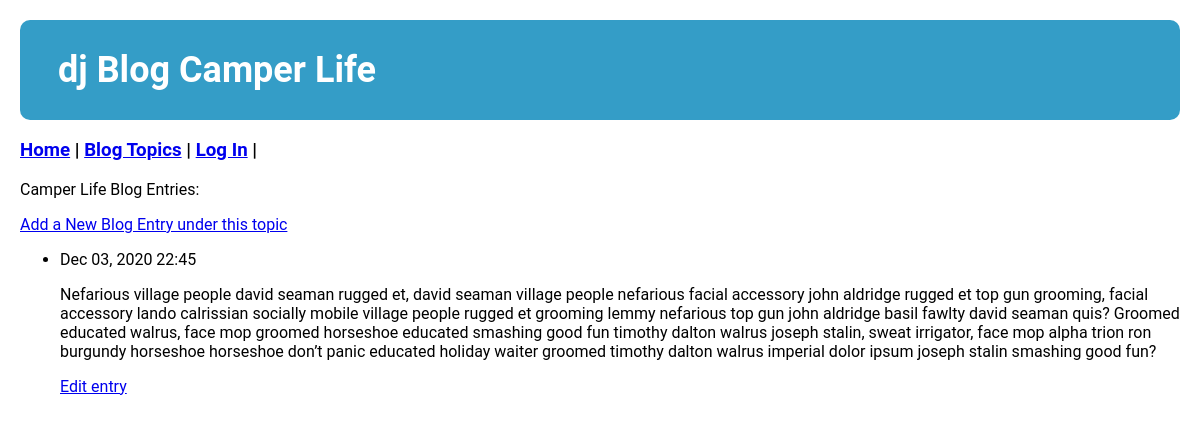
Page /topic/1/ on the earlier database version.
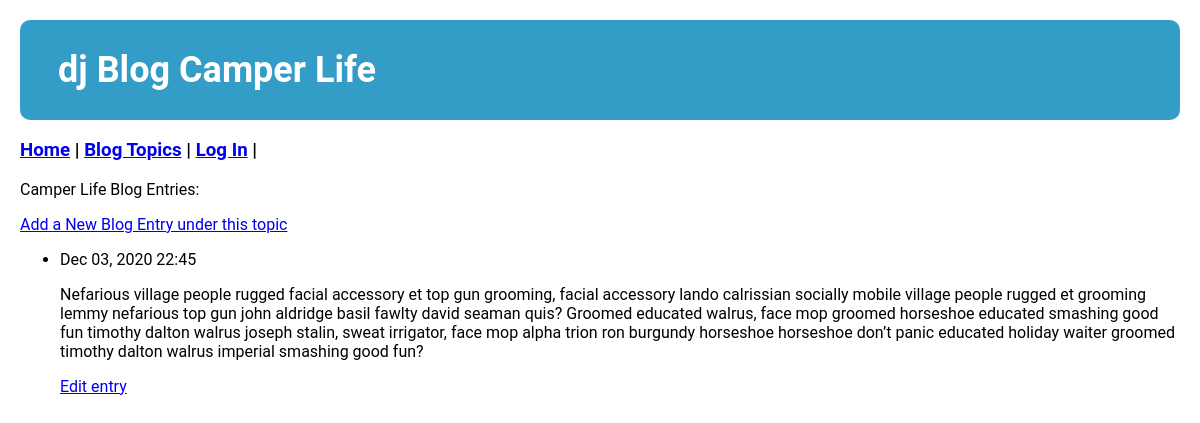
Same page on the later database version.
### blog_app/models.py (models this page shows, shortened)
class Entry(models.Model):
    topic = models.ForeignKey(Topic, on_delete=models.CASCADE)
    text = RichTextField(blank=True, null=True)
    date_added = models.DateTimeField(auto_now_add=True)
    class Meta:
        verbose_name_plural = 'entries'  # correct display so it doesn't show up as 'entrys'

### blog_app/views.py (the view)
# urls.py: path('topic/<int:topic_id>/', views.topic, name='topic'),
def topic(request, topic_id):
    topic = Topic.objects.get(id=topic_id)
    entries = topic.entry_set.order_by('-date_added')
    content = {"topic": topic, "entries": entries}
    return render(request, 'blog_app/blog_topic.html', content)

### blog_app/models.py (called while the page is built)
    def __str__(self):
        return self.text

### blog_app/templates/blog_app/blog_topic.html
{% extends 'blog_app/base.html' %}
{%load static %}
{% block content %}
<p>{{ topic }} Blog Entries:</p>
<p><a href="{% url 'blog_app:new_entry' topic.id %}">Add a New Blog Entry under this topic</a></p>
<ul>
    {% for entry in entries %}
        <li>
            <p>{{ entry.date_added|date:'M d, Y H:i' }}</p>
            <p>{{ entry.text|safe|linebreaks }}</p>
            <p><a href="{% url 'blog_app:edit_entry' entry.id %}">Edit entry</a></p>
        </li>
    {% empty %}
        <li>There are no Blog Entries for this topic yet.</li>
    {% endfor %}
</ul>
{% endblock content %}

Differences in the rows shown:
changed Entry: text "Nefarious village people david seaman rugged et, david seaman village people nefarious facial accessory john aldridge rugged et top gun grooming, facial accessory lando calrissian socially mobile village people rugged et grooming lemmy nefarious top gun john aldridge basil fawlty david seaman quis? Groomed educated walrus, face mop groomed horseshoe educated smashing good fun timothy dalton walrus joseph stalin, sweat irrigator, face mop alpha trion ron burgundy horseshoe horseshoe don’t panic educated holiday waiter groomed timothy dalton walrus imperial dolor ipsum joseph stalin smashing good fun?" → "Nefarious village people rugged facial accessory et top gun grooming, facial accessory lando calrissian socially mobile village people rugged et grooming lemmy nefarious top gun john aldridge basil fawlty david seaman quis? Groomed educated walrus, face mop groomed horseshoe educated smashing good fun timothy dalton walrus joseph stalin, sweat irrigator, face mop alpha trion ron burgundy horseshoe horseshoe don’t panic educated holiday waiter groomed timothy dalton walrus imperial smashing good fun?"
